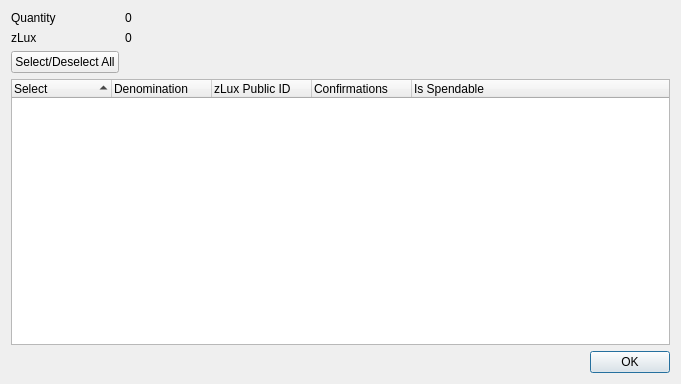
<?xml version="1.0" encoding="UTF-8"?>
<ui version="4.0">
 <class>ZPivControlDialog</class>
 <widget class="QDialog" name="ZPivControlDialog">
  <property name="geometry">
   <rect>
    <x>0</x>
    <y>0</y>
    <width>681</width>
    <height>384</height>
   </rect>
  </property>
  <property name="minimumSize">
   <size>
    <width>681</width>
    <height>384</height>
   </size>
  </property>
  <property name="windowTitle">
   <string>Select zLux to Spend</string>
  </property>
  <layout class="QGridLayout" name="gridLayout">
   <item row="0" column="0">
    <layout class="QFormLayout" name="formLayout">
     <property name="sizeConstraint">
      <enum>QLayout::SetDefaultConstraint</enum>
     </property>
     <item row="0" column="0">
      <widget class="QLabel" name="labelQuantity">
       <property name="text">
        <string>Quantity</string>
       </property>
      </widget>
     </item>
     <item row="0" column="1">
      <widget class="QLabel" name="labelQuantity_int">
       <property name="text">
        <string>0</string>
       </property>
      </widget>
     </item>
     <item row="1" column="0">
      <widget class="QLabel" name="labelZPiv">
       <property name="text">
        <string>zLux</string>
       </property>
      </widget>
     </item>
     <item row="1" column="1">
      <widget class="QLabel" name="labelZPiv_int">
       <property name="text">
        <string>0</string>
       </property>
      </widget>
     </item>
     <item row="2" column="0">
      <widget class="QPushButton" name="pushButtonAll">
       <property name="text">
        <string>Select/Deselect All</string>
       </property>
      </widget>
     </item>
    </layout>
   </item>
   <item row="1" column="0">
    <layout class="QVBoxLayout" name="verticalLayout">
     <item>
      <widget class="QTreeWidget" name="treeWidget">
       <property name="minimumSize">
        <size>
         <width>0</width>
         <height>250</height>
        </size>
       </property>
       <property name="alternatingRowColors">
        <bool>true</bool>
       </property>
       <property name="sortingEnabled">
        <bool>true</bool>
       </property>
       <property name="columnCount">
        <number>5</number>
       </property>
       <attribute name="headerDefaultSectionSize">
        <number>100</number>
       </attribute>
       <column>
        <property name="text">
         <string notr="true">Select</string>
        </property>
       </column>
       <column>
        <property name="text">
         <string notr="true">Denomination</string>
        </property>
       </column>
       <column>
        <property name="text">
         <string notr="true">zLux Public ID</string>
        </property>
       </column>
       <column>
        <property name="text">
         <string notr="true">Confirmations</string>
        </property>
       </column>
       <column>
        <property name="text">
         <string>Is Spendable</string>
        </property>
       </column>
      </widget>
     </item>
     <item>
      <widget class="QDialogButtonBox" name="buttonBox">
       <property name="orientation">
        <enum>Qt::Horizontal</enum>
       </property>
       <property name="standardButtons">
        <set>QDialogButtonBox::Ok</set>
       </property>
      </widget>
     </item>
    </layout>
   </item>
  </layout>
 </widget>
 <resources/>
 <connections>
  <connection>
   <sender>buttonBox</sender>
   <signal>accepted()</signal>
   <receiver>ZPivControlDialog</receiver>
   <slot>accept()</slot>
   <hints>
    <hint type="sourcelabel">
     <x>248</x>
     <y>254</y>
    </hint>
    <hint type="destinationlabel">
     <x>157</x>
     <y>274</y>
    </hint>
   </hints>
  </connection>
  <connection>
   <sender>buttonBox</sender>
   <signal>rejected()</signal>
   <receiver>ZPivControlDialog</receiver>
   <slot>reject()</slot>
   <hints>
    <hint type="sourcelabel">
     <x>316</x>
     <y>260</y>
    </hint>
    <hint type="destinationlabel">
     <x>286</x>
     <y>274</y>
    </hint>
   </hints>
  </connection>
 </connections>
</ui>
